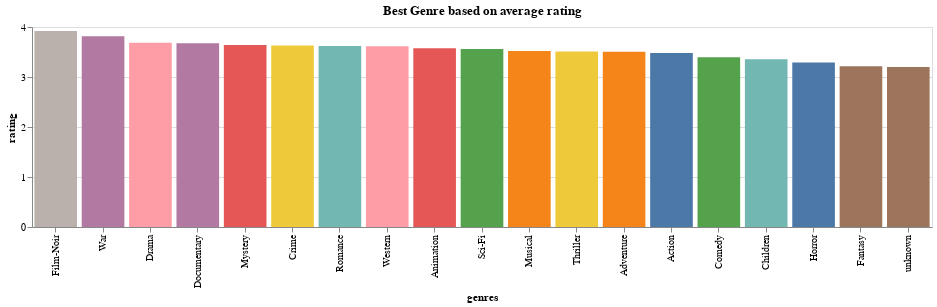

Notebook source saved alongside this figure:
### Code cell
chart = alt.Chart(genres_avg_rating).mark_bar().encode(
    x=alt.X('genres:N', sort='-y'),   # sort bars by count
    y=alt.Y('rating:Q'),
    color=alt.Color('genres:N', legend=None),  # distinct colors per brand
    tooltip=['genres', 'rating']
).properties(
    title="Best Genre based on average rating",
    width=900,
    height=200
)

chart.show()

### Figure 1 — Vega-Lite specification as saved in the notebook (floating-point values rounded to 4 significant figures)
{"config": {"view": {"continuousWidth": 300, "continuousHeight": 300}}, "data": {"name": "data-2e1e704b15fba2fa462a99e54bc233ce"}, "mark": {"type": "bar"}, "encoding": {"color": {"field": "genres", "legend": null, "type": "nominal"}, "tooltip": [{"field": "genres", "type": "nominal"}, {"field": "rating", "type": "quantitative"}], "x": {"field": "genres", "sort": "-y", "type": "nominal"}, "y": {"field": "rating", "type": "quantitative"}}, "height": 200, "title": "Best Genre based on average rating", "width": 900, "$schema": "https://vega.github.io/schema/vega-lite/v5.20.1.json", "datasets": {"data-2e1e704b15fba2fa462a99e54bc233ce": [{"genres": "Film-Noir", "rating": 3.922}, {"genres": "War", "rating": 3.816}, {"genres": "Drama", "rating": 3.687}, {"genres": "Documentary", "rating": 3.673}, {"genres": "Mystery", "rating": 3.638}, {"genres": "Crime", "rating": 3.632}, {"genres": "Romance", "rating": 3.622}, {"genres": "Western", "rating": 3.613}, {"genres": "Animation", "rating": 3.577}, {"genres": "Sci-Fi", "rating": 3.561}, {"genres": "Musical", "rating": 3.521}, {"genres": "Thriller", "rating": 3.509}, {"genres": "Adventure", "rating": 3.504}, {"genres": "Action", "rating": 3.48}, {"genres": "Comedy", "rating": 3.394}, {"genres": "Children", "rating": 3.353}, {"genres": "Horror", "rating": 3.29}, {"genres": "Fantasy", "rating": 3.215}, {"genres": "unknown", "rating": 3.2}]}}
